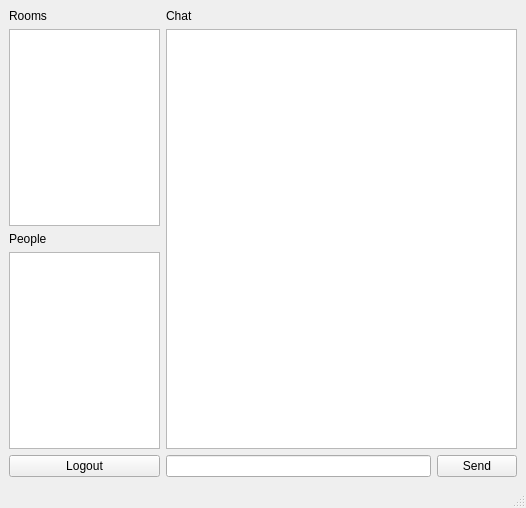
<?xml version="1.0" encoding="UTF-8"?>
<ui version="4.0">
 <class>MainWindow</class>
 <widget class="QMainWindow" name="MainWindow">
  <property name="geometry">
   <rect>
    <x>0</x>
    <y>0</y>
    <width>526</width>
    <height>508</height>
   </rect>
  </property>
  <property name="windowTitle">
   <string>Harmony</string>
  </property>
  <widget class="QWidget" name="centralwidget">
   <layout class="QHBoxLayout" name="horizontalLayout" stretch="3,7">
    <item>
     <layout class="QVBoxLayout" name="verticalLayout">
      <item>
       <widget class="QLabel" name="label">
        <property name="text">
         <string>Rooms</string>
        </property>
       </widget>
      </item>
      <item>
       <widget class="QListWidget" name="room_list"/>
      </item>
      <item>
       <widget class="QLabel" name="label_2">
        <property name="text">
         <string>People</string>
        </property>
       </widget>
      </item>
      <item>
       <widget class="QListWidget" name="people_list"/>
      </item>
      <item>
       <widget class="QPushButton" name="logout">
        <property name="text">
         <string>Logout</string>
        </property>
       </widget>
      </item>
     </layout>
    </item>
    <item>
     <layout class="QVBoxLayout" name="verticalLayout_3">
      <item>
       <widget class="QLabel" name="label_3">
        <property name="text">
         <string>Chat</string>
        </property>
       </widget>
      </item>
      <item>
       <widget class="QListWidget" name="message_list"/>
      </item>
      <item>
       <layout class="QHBoxLayout" name="horizontalLayout_2">
        <item>
         <widget class="QLineEdit" name="new_msg"/>
        </item>
        <item>
         <widget class="QPushButton" name="send">
          <property name="text">
           <string>Send</string>
          </property>
         </widget>
        </item>
       </layout>
      </item>
     </layout>
    </item>
   </layout>
  </widget>
  <widget class="QMenuBar" name="menubar">
   <property name="geometry">
    <rect>
     <x>0</x>
     <y>0</y>
     <width>526</width>
     <height>20</height>
    </rect>
   </property>
  </widget>
  <widget class="QStatusBar" name="statusbar"/>
 </widget>
 <resources/>
 <connections/>
</ui>
